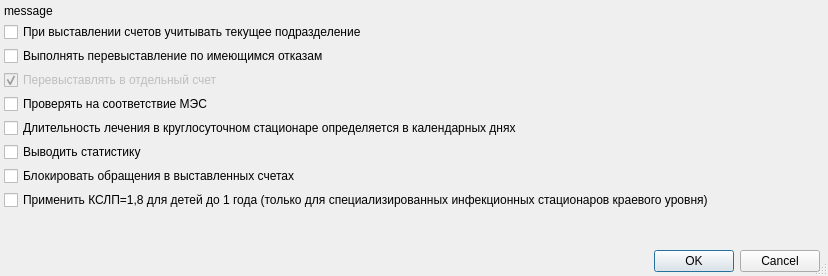
<?xml version="1.0" encoding="UTF-8"?>
<ui version="4.0">
 <class>ExposeConfirmationDialog</class>
 <widget class="QDialog" name="ExposeConfirmationDialog">
  <property name="windowModality">
   <enum>Qt::ApplicationModal</enum>
  </property>
  <property name="geometry">
   <rect>
    <x>0</x>
    <y>0</y>
    <width>828</width>
    <height>276</height>
   </rect>
  </property>
  <property name="windowTitle">
   <string>Внимание!</string>
  </property>
  <property name="sizeGripEnabled">
   <bool>true</bool>
  </property>
  <layout class="QGridLayout">
   <property name="margin">
    <number>4</number>
   </property>
   <property name="spacing">
    <number>4</number>
   </property>
   <item row="6" column="0">
    <widget class="QCheckBox" name="chkShowStats">
     <property name="text">
      <string>Выводить статистику</string>
     </property>
    </widget>
   </item>
   <item row="4" column="0">
    <widget class="QCheckBox" name="chkMesCheck">
     <property name="text">
      <string>Проверять на соответствие МЭС</string>
     </property>
    </widget>
   </item>
   <item row="2" column="0">
    <widget class="QCheckBox" name="chkReExpose">
     <property name="text">
      <string>Выполнять перевыставление по имеющимся отказам</string>
     </property>
    </widget>
   </item>
   <item row="5" column="0">
    <widget class="QCheckBox" name="chkCalendarDaysLength">
     <property name="text">
      <string>Длительность лечения в круглосуточном стационаре определяется в календарных днях</string>
     </property>
    </widget>
   </item>
   <item row="9" column="0">
    <spacer>
     <property name="orientation">
      <enum>Qt::Vertical</enum>
     </property>
     <property name="sizeHint" stdset="0">
      <size>
       <width>20</width>
       <height>61</height>
      </size>
     </property>
    </spacer>
   </item>
   <item row="0" column="0">
    <widget class="QLabel" name="lblMessage">
     <property name="text">
      <string>message</string>
     </property>
     <property name="textInteractionFlags">
      <set>Qt::TextBrowserInteraction</set>
     </property>
    </widget>
   </item>
   <item row="10" column="0">
    <widget class="QDialogButtonBox" name="buttonBox">
     <property name="orientation">
      <enum>Qt::Horizontal</enum>
     </property>
     <property name="standardButtons">
      <set>QDialogButtonBox::Cancel|QDialogButtonBox::Ok</set>
     </property>
    </widget>
   </item>
   <item row="7" column="0">
    <widget class="QCheckBox" name="chkLock">
     <property name="text">
      <string>Блокировать обращения в выставленных счетах</string>
     </property>
    </widget>
   </item>
   <item row="1" column="0" colspan="2">
    <widget class="QCheckBox" name="chkFilterPaymentByOrgStructure">
     <property name="text">
      <string>При выставлении счетов учитывать текущее подразделение</string>
     </property>
    </widget>
   </item>
   <item row="3" column="0">
    <widget class="QCheckBox" name="chkSeparateReExpose">
     <property name="enabled">
      <bool>false</bool>
     </property>
     <property name="text">
      <string>Перевыставлять в отдельный счет</string>
     </property>
     <property name="checked">
      <bool>true</bool>
     </property>
    </widget>
   </item>
   <item row="8" column="0">
    <widget class="QCheckBox" name="chkAcceptNewKSLPForChild">
     <property name="text">
      <string>Применить КСЛП=1,8 для детей до 1 года (только для специализированных инфекционных стационаров краевого уровня)</string>
     </property>
    </widget>
   </item>
  </layout>
 </widget>
 <tabstops>
  <tabstop>chkFilterPaymentByOrgStructure</tabstop>
  <tabstop>chkReExpose</tabstop>
  <tabstop>chkSeparateReExpose</tabstop>
  <tabstop>chkMesCheck</tabstop>
  <tabstop>buttonBox</tabstop>
 </tabstops>
 <resources/>
 <connections>
  <connection>
   <sender>buttonBox</sender>
   <signal>accepted()</signal>
   <receiver>ExposeConfirmationDialog</receiver>
   <slot>accept()</slot>
   <hints>
    <hint type="sourcelabel">
     <x>227</x>
     <y>122</y>
    </hint>
    <hint type="destinationlabel">
     <x>149</x>
     <y>126</y>
    </hint>
   </hints>
  </connection>
  <connection>
   <sender>buttonBox</sender>
   <signal>rejected()</signal>
   <receiver>ExposeConfirmationDialog</receiver>
   <slot>reject()</slot>
   <hints>
    <hint type="sourcelabel">
     <x>235</x>
     <y>122</y>
    </hint>
    <hint type="destinationlabel">
     <x>240</x>
     <y>126</y>
    </hint>
   </hints>
  </connection>
  <connection>
   <sender>chkReExpose</sender>
   <signal>toggled(bool)</signal>
   <receiver>chkSeparateReExpose</receiver>
   <slot>setEnabled(bool)</slot>
   <hints>
    <hint type="sourcelabel">
     <x>47</x>
     <y>33</y>
    </hint>
    <hint type="destinationlabel">
     <x>44</x>
     <y>49</y>
    </hint>
   </hints>
  </connection>
 </connections>
</ui>
